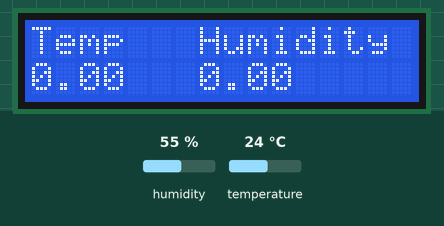
The sketch below on a simulated Arduino Uno, built with avr-gcc and run on an emulated ATmega328P. On the bench: 16×2 character LCD. The inputs (shaded band) are chosen by the test bench; at power-on: humidity 55 %, temperature 24 °C. What the sketch prints to the serial monitor is not drawn.

Above: at 1.2 s.
1.3 s: humidity set to 22 %
At 7.3 s:
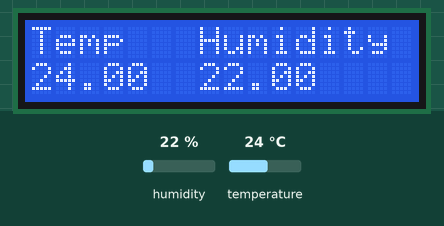
7.6 s: temperature set to 12 °C
At 12.5 s:
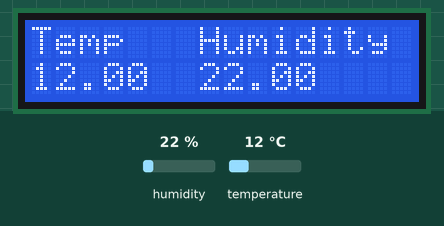
13.7 s: humidity set to 40 %
At 18.9 s:
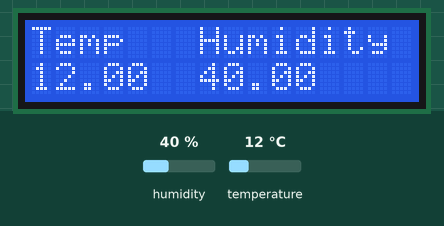
19.8 s: temperature set to 19 °C
At 25.2 s:
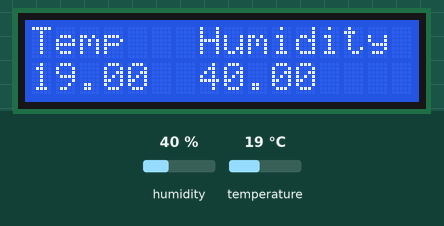
Timing chart, 0 to 26.7 s (numbered marks = the images above; inputs shaded):
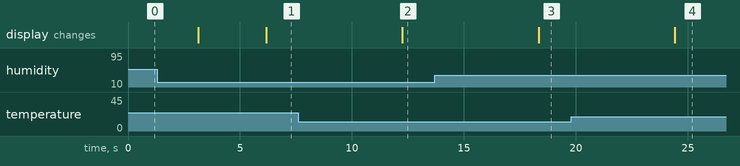

The sketch:

Humidity-Temp.ino
```cpp
#include <LiquidCrystal.h>
#include <dht.h>
#include <stdio.h>
#include <string.h>

#define DHT11_PIN A0

LiquidCrystal lcd(1, 2, 4, 5, 6, 7);
dht DHT;

void setup()
{
  lcd.begin(16, 2);
}

void loop()
{
  displayData();
  getData(3000);
  sendData();
}

void getData(int interval) {
  int chk = DHT.read11(DHT11_PIN);
  delay(interval);
}

void sendData() {
  Serial.begin(9600);
  Serial.println(String(DHT.temperature) + " " + String(DHT.humidity));
  Serial.end();
}

void displayData() {
  lcd.setCursor(0,0);
  lcd.print("Temp");
  lcd.setCursor(0,1);
  lcd.print(String(DHT.temperature));

  lcd.setCursor(7,0);
  lcd.print("Humidity");
  lcd.setCursor(7,1);
  lcd.print(String(DHT.humidity));
}
```

Measured:
- after the input at 1.3 s, the display: first differs from a run without the input after 4.9 s (image 1)
- after the input at 7.6 s, the display: changes after 4.7 s (image 2)
- after the input at 13.7 s, the display: changes after 4.6 s (image 3)
- after the input at 19.8 s, the display: changes after 4.6 s (image 4)
